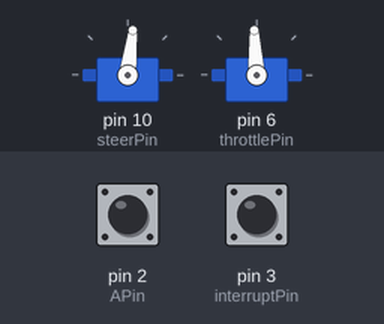
A sketch run on a simulated Arduino Uno, built with avr-gcc and run on an emulated ATmega328P. On the bench: 2 × servo. The inputs (shaded band) are chosen by the test bench; at power-on: pin 3 (interruptPin) HIGH, pin 2 (APin) HIGH.

Above: at 1.2 s.
1.3 s: pin 3 (interruptPin) pulled LOW for 0.15 s
At 1.9 s:
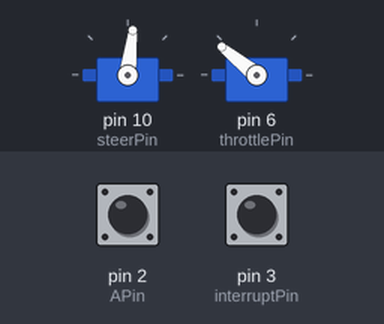
2.9 s: pin 3 (interruptPin) pulled LOW for 1 s
At 3.2 s:
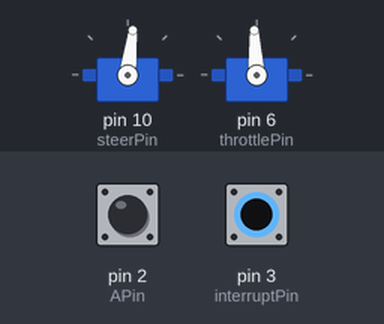
5.4 s: pin 3 (interruptPin) pulled LOW for 3.2 s
At 6.3 s:
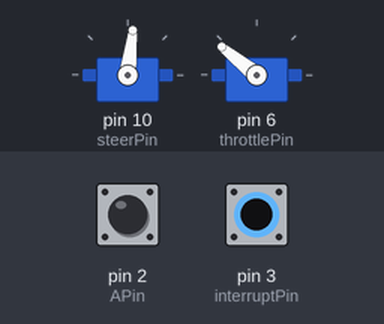
Timing chart, 0 to 8.4 s (numbered marks = the images above; inputs shaded):
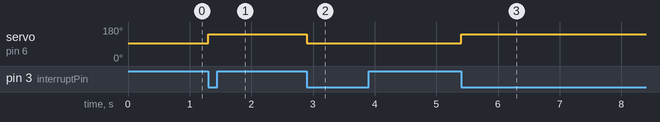

The sketch:

Project5Code_v7_BONUS_Final.ino
```cpp
#include <Servo.h>

Servo steer;
Servo throttle;

const int APin = 2; //must be an interrupt pin 2 or 3
const int BPin = 8;
const int interruptPin = 3;
const float setpoint = 60.0; // [in/s], 5 [ft/s]
float sumError = 0;

const int Kp = 9;
const int Kd = 3;
const int Ki = 0.5; //change if I-control is needed
int lastPosi = 0;

bool isRunning = false;

volatile int posi = 0;
volatile float distanceTraveled = 0;
volatile float lastDistanceTraveled = 0;
volatile int currentVel = 0; //updated in ISR
int lastError = 0;

// Throttle and Steer Pins
const int steerPin = 10; //output
const int throttlePin = 6; //output

// Define INTERRUPT variables
volatile int valA;
volatile int valB;
volatile int lastStateA;

volatile int count = 0;//count interrupt Button Presses, for debugging

// Variables for BONUS
volatile long lastTime = millis();


void setup() {
  Serial.begin(115200);
  attachInterrupt(digitalPinToInterrupt(APin), readEncoder, CHANGE);
  attachInterrupt(digitalPinToInterrupt(interruptPin), buttonPress, FALLING);
  steer.attach(steerPin);
  throttle.attach(throttlePin);

  pinMode(throttlePin, OUTPUT);
  pinMode(steerPin, OUTPUT);
  pinMode(APin, INPUT);
  pinMode(BPin, INPUT);

  steer.writeMicroseconds(1500);
  throttle.writeMicroseconds(1500);
}

void loop() {
  static long initialTime = millis();//for datalogging

  if (isRunning) {
    float error = setpoint - currentVel;
    float sumError = sumError - lastError;
    int throttleInput = 1500 + (Kp * error + Kd * (error - lastError) + Ki * sumError);
    if (throttleInput > 2000) {
      throttleInput = 2000;
    }
    else if (throttleInput < 1000) {
      throttleInput = 1000;
    }
    throttle.writeMicroseconds(throttleInput);
    sumError = sumError - lastError;
    lastError = error;

/* //Printing values for datalogging
    Serial.print(currentVel);
    Serial.print("'");
    Serial.println(millis()-initialTime);
  */
    steer.writeMicroseconds(1400); //keeps it steering straight
  }

  else { //not running
    steer.writeMicroseconds(1400);
    throttle.writeMicroseconds(1500);
    initialTime = millis();
    //Serial.println("Not Running"); //for debugging
  }
  //Serial.println(count); //for debugging

}//end looooop


//ISR Function for encoder
void readEncoder() {
  valB = digitalRead(BPin);
  valA = digitalRead(APin);
  if ( valA != lastStateA) {
    if (digitalRead(BPin) != valA) {
      posi++;
    }
    else {
      posi--;
    }
  }
  lastStateA = valA;
  //distanceTraveled = posi / 213.3599 * 12.0 ; //converts posi to inches
  distanceTraveled = posi / 220.0 * 12.0 ; //converts posi to inches, 220 pos = 1 ft

  // Code to measure velocity (every 0.1 s)
  if ( (millis() - lastTime) > 100) { //every 0.1 sec
    currentVel = (distanceTraveled - lastDistanceTraveled)*10.0; /// 220.0 * 12.0  * 10.0;
    lastDistanceTraveled = distanceTraveled;
    lastTime = millis();
  }
}

//function to be run when interrupt triggered
void buttonPress() {
  ++count; //increments and returns count, for debugging
  isRunning = !isRunning;
  posi = 0;
  lastError = 0;
  currentVel = 0;
  sumError = 0;
}
```

Measured:
- after the input at 1.3 s, servo on pin 6 (throttlePin): 93° → 141° at once
- after the input at 2.9 s, servo on pin 6 (throttlePin): 141° → 93° at once
- after the input at 5.4 s, servo on pin 6 (throttlePin): 93° → 141° at once
